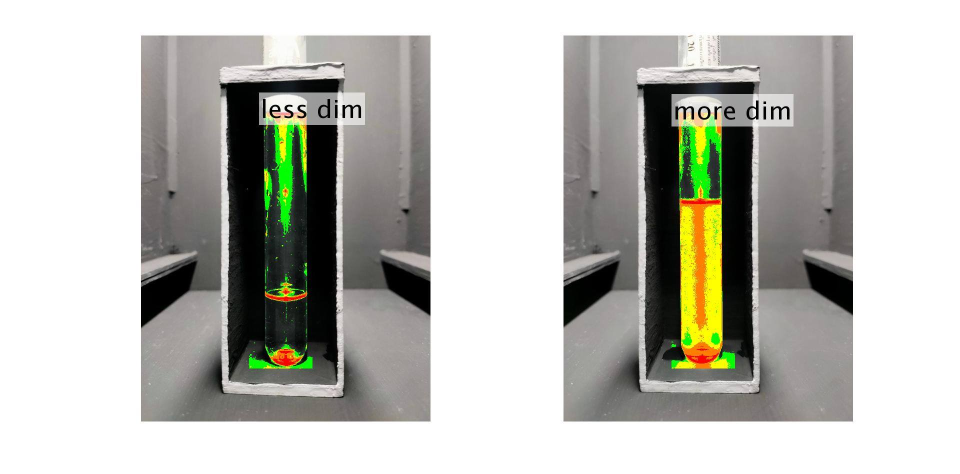
%> input picture project03/3.jpg, 1920 x 947 px, given in place of riskCovid19.png, which was not available (shown at 1/2 size)
$ octave 'ระดับจำนวนผู้ติดเชื้อโควิด.m'   (GNU Octave 9; MATLAB toolbox functions it lacks are replaced by stand-ins)
%> lines starting %> are read from the running program, lines starting %| are printed output that depends on the picture; in (x1, y1, x2, y2) boxes, pixels count from 0 and x2, y2 are one past the last pixel; in counts of white or black regions, pixels touching at a corner belong together; the program's own positions count from 1; pictures that were not available may be replaced by others from this repository, and a replacement may not be noted
clc,clear,close all;
img = imread('riskCovid19.png');
%> img is the input picture: size 947x1920x3 uint8; mean R, G, B 188.6, 188.8, 182.3
blur = imfilter(img, 1.0, 'symmetric');
gray = rgb2gray(blur);
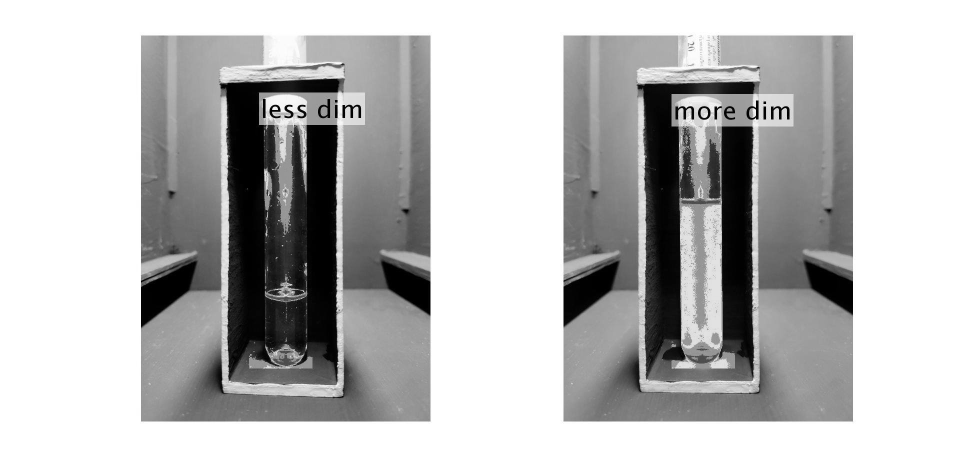
%> gray: size 947x1920 uint8 (shown at 1/2 size); min 0, max 255, mean 188
output = img;
[row, col] = size(gray);
%> row = 947; col = 1920

color=[];

for y=1:row
    for x=1:col
        input = gray(y,x);
        %hsv = rgb2hsv(input);
        if(input<= 240&&input>= 235)
            output(y,x,:) = [192,192,192];
        elseif(input<230&&input>210)
            output(y,x,:) = [192,192,192];
        elseif(input==169)
            output(y,x,:) = [255,128,0];
        elseif(input==201)
            output(y,x,:) = [255,128,0];
        elseif(input==115)
            output(y,x,:) = [204,0,0];
        elseif(input==159)
            output(y,x,:) = [204,0,0];
        elseif(input==242)
            output(y,x,:) = [255,255,0];
        elseif(input==244)
            output(y,x,:) = [229,255,204];
        end
    end
end
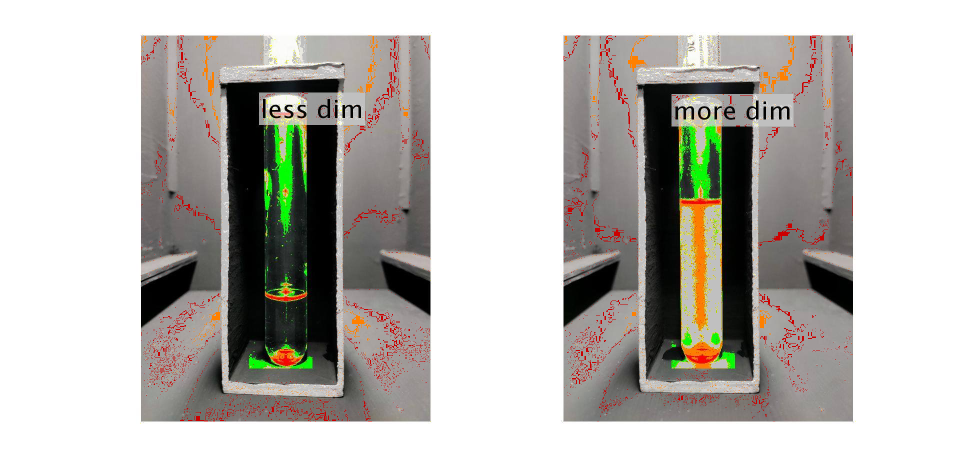
%> output: size 947x1920x3 uint8 (shown at 1/2 size); 4.49% of pixels changed, all inside (x1, y1, x2, y2) = (280, 65, 1712, 848)

subplot(1,2,1);
imshow(img);
subplot(1,2,2);
imshow(output);

figure
imshow(output);

$ run again, on project03/_1.jpg
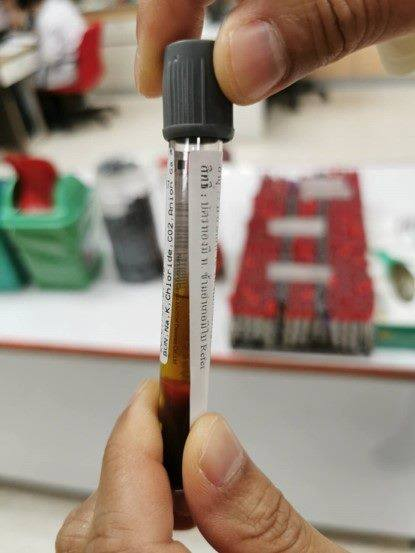
%> input picture project03/_1.jpg, 415 x 553 px, given in place of riskCovid19.png, which was not available
%> img is the input picture: size 553x415x3 uint8; mean R, G, B 154.3, 138.3, 125
%> `gray = rgb2gray(blur);`:
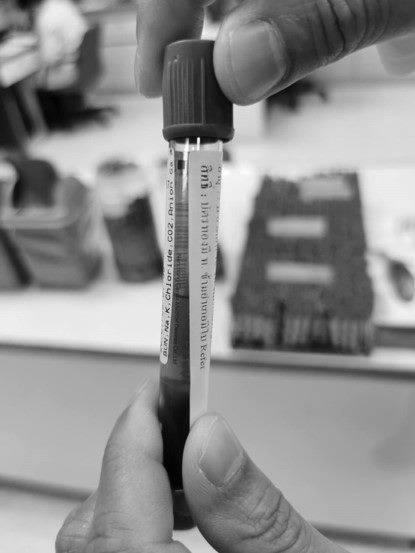
%> gray: size 553x415 uint8; min 0, max 255, mean 141.6
%> after the loop `for y=1:row`:
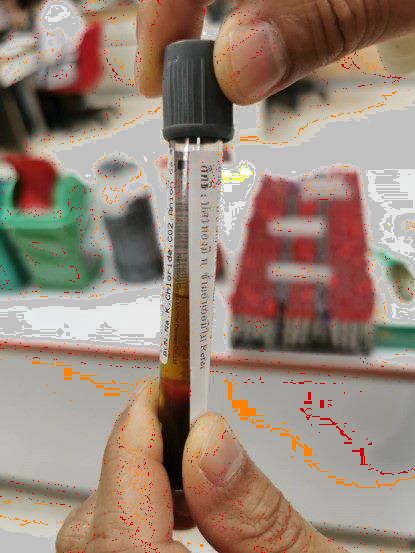
%> output: size 553x415x3 uint8; 11.98% of pixels changed, all inside (x1, y1, x2, y2) = (0, 0, 415, 553)

$ run again, on project03/_21.jpg
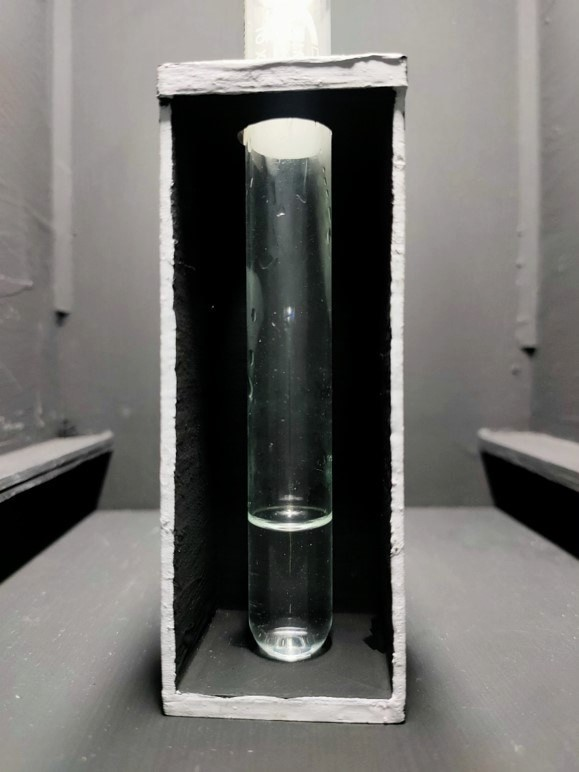
%> input picture project03/_21.jpg, 579 x 772 px, given in place of riskCovid19.png, which was not available
%> img is the input picture: size 772x579x3 uint8; mean R, G, B 110.1, 108.8, 106
%> after the loop `for y=1:row`:
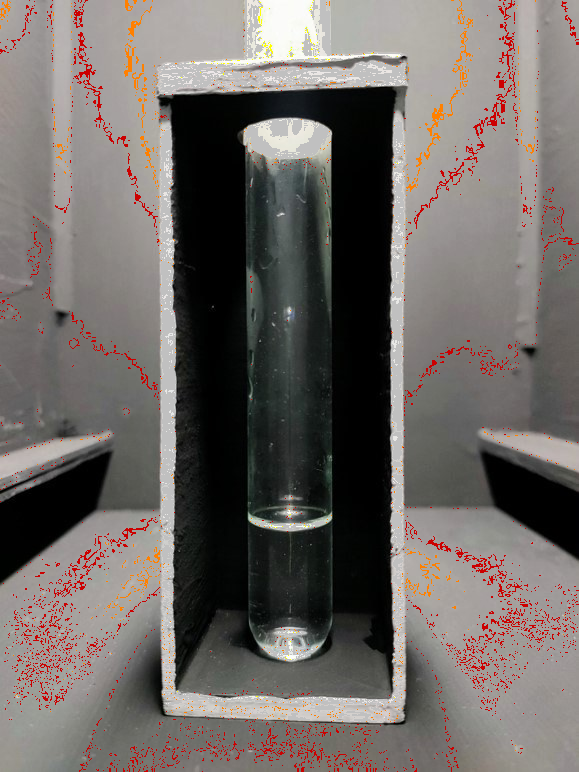
%> output: size 772x579x3 uint8; 6.44% of pixels changed, all inside (x1, y1, x2, y2) = (0, 0, 579, 772)
